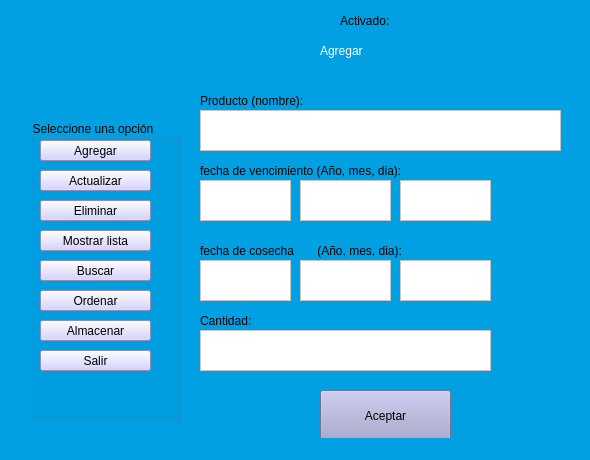
<?xml version="1.0" encoding="UTF-8"?>
<ui version="4.0">
 <class>MainWindow</class>
 <widget class="QMainWindow" name="MainWindow">
  <property name="geometry">
   <rect>
    <x>0</x>
    <y>0</y>
    <width>590</width>
    <height>460</height>
   </rect>
  </property>
  <property name="windowTitle">
   <string>MainWindow</string>
  </property>
  <property name="styleSheet">
   <string notr="true">background-color: rgb(0, 160, 227);
</string>
  </property>
  <widget class="QWidget" name="centralwidget">
   <widget class="QPushButton" name="pushButton">
    <property name="geometry">
     <rect>
      <x>320</x>
      <y>390</y>
      <width>131</width>
      <height>51</height>
     </rect>
    </property>
    <property name="styleSheet">
     <string notr="true">background-color: rgb(160, 160, 200);</string>
    </property>
    <property name="text">
     <string>Aceptar</string>
    </property>
   </widget>
   <widget class="QLabel" name="label">
    <property name="geometry">
     <rect>
      <x>200</x>
      <y>90</y>
      <width>211</width>
      <height>21</height>
     </rect>
    </property>
    <property name="text">
     <string>Producto (nombre):</string>
    </property>
    <property name="alignment">
     <set>Qt::AlignLeading|Qt::AlignLeft|Qt::AlignVCenter</set>
    </property>
   </widget>
   <widget class="QLabel" name="label_3">
    <property name="geometry">
     <rect>
      <x>200</x>
      <y>160</y>
      <width>211</width>
      <height>21</height>
     </rect>
    </property>
    <property name="text">
     <string>fecha de vencimiento (Año, mes, dia):</string>
    </property>
    <property name="alignment">
     <set>Qt::AlignLeading|Qt::AlignLeft|Qt::AlignVCenter</set>
    </property>
   </widget>
   <widget class="QLabel" name="label_4">
    <property name="geometry">
     <rect>
      <x>200</x>
      <y>240</y>
      <width>211</width>
      <height>21</height>
     </rect>
    </property>
    <property name="text">
     <string>fecha de cosecha       (Año, mes, dia):</string>
    </property>
    <property name="alignment">
     <set>Qt::AlignLeading|Qt::AlignLeft|Qt::AlignVCenter</set>
    </property>
   </widget>
   <widget class="QLabel" name="label_5">
    <property name="geometry">
     <rect>
      <x>200</x>
      <y>310</y>
      <width>211</width>
      <height>21</height>
     </rect>
    </property>
    <property name="text">
     <string>Cantidad:</string>
    </property>
    <property name="alignment">
     <set>Qt::AlignLeading|Qt::AlignLeft|Qt::AlignVCenter</set>
    </property>
   </widget>
   <widget class="QGroupBox" name="groupBox">
    <property name="geometry">
     <rect>
      <x>30</x>
      <y>120</y>
      <width>151</width>
      <height>301</height>
     </rect>
    </property>
    <property name="title">
     <string>Seleccione una opción</string>
    </property>
    <widget class="QPushButton" name="Agregar">
     <property name="geometry">
      <rect>
       <x>10</x>
       <y>20</y>
       <width>111</width>
       <height>21</height>
      </rect>
     </property>
     <property name="styleSheet">
      <string notr="true">background-color: rgb(200, 200, 255);</string>
     </property>
     <property name="text">
      <string>Agregar</string>
     </property>
    </widget>
    <widget class="QPushButton" name="Actualizar">
     <property name="geometry">
      <rect>
       <x>10</x>
       <y>50</y>
       <width>111</width>
       <height>21</height>
      </rect>
     </property>
     <property name="styleSheet">
      <string notr="true">background-color: rgb(200, 200, 255);</string>
     </property>
     <property name="text">
      <string>Actualizar</string>
     </property>
    </widget>
    <widget class="QPushButton" name="Eliminar">
     <property name="geometry">
      <rect>
       <x>10</x>
       <y>80</y>
       <width>111</width>
       <height>21</height>
      </rect>
     </property>
     <property name="styleSheet">
      <string notr="true">background-color: rgb(200, 200, 255);</string>
     </property>
     <property name="text">
      <string>Eliminar</string>
     </property>
    </widget>
    <widget class="QPushButton" name="Mostrar_Lista">
     <property name="geometry">
      <rect>
       <x>10</x>
       <y>110</y>
       <width>111</width>
       <height>21</height>
      </rect>
     </property>
     <property name="styleSheet">
      <string notr="true">background-color: rgb(200, 200, 255);</string>
     </property>
     <property name="text">
      <string>Mostrar lista</string>
     </property>
    </widget>
    <widget class="QPushButton" name="Buscar_elemento">
     <property name="geometry">
      <rect>
       <x>10</x>
       <y>140</y>
       <width>111</width>
       <height>21</height>
      </rect>
     </property>
     <property name="styleSheet">
      <string notr="true">background-color: rgb(0, 120, 255);
background-color: rgb(200, 200, 255);</string>
     </property>
     <property name="text">
      <string>Buscar</string>
     </property>
    </widget>
    <widget class="QPushButton" name="Ordenar">
     <property name="geometry">
      <rect>
       <x>10</x>
       <y>170</y>
       <width>111</width>
       <height>21</height>
      </rect>
     </property>
     <property name="styleSheet">
      <string notr="true">background-color: rgb(200, 200, 255);</string>
     </property>
     <property name="text">
      <string>Ordenar</string>
     </property>
    </widget>
    <widget class="QPushButton" name="Almacenar">
     <property name="geometry">
      <rect>
       <x>10</x>
       <y>200</y>
       <width>111</width>
       <height>21</height>
      </rect>
     </property>
     <property name="styleSheet">
      <string notr="true">background-color: rgb(200, 200, 255);</string>
     </property>
     <property name="text">
      <string>Almacenar</string>
     </property>
    </widget>
    <widget class="QPushButton" name="Salir">
     <property name="geometry">
      <rect>
       <x>10</x>
       <y>230</y>
       <width>111</width>
       <height>21</height>
      </rect>
     </property>
     <property name="styleSheet">
      <string notr="true">background-color: rgb(200, 200, 255);</string>
     </property>
     <property name="text">
      <string>Salir</string>
     </property>
    </widget>
   </widget>
   <widget class="QLabel" name="label_6">
    <property name="geometry">
     <rect>
      <x>30</x>
      <y>10</y>
      <width>241</width>
      <height>71</height>
     </rect>
    </property>
    <property name="styleSheet">
     <string notr="true">background-image: url(:/newPrefix/Logos_INPALPE/logo_INPALPE_azul.bmp);
background-image: url(:/newPrefix/Logos_INPALPE/logo_INPALPE_azul.bmp);</string>
    </property>
    <property name="text">
     <string/>
    </property>
    <property name="pixmap">
     <pixmap resource="ResoursesGUI.qrc">:/newPrefix/Logos_INPALPE/logo_INPALPE_azul.bmp</pixmap>
    </property>
    <property name="scaledContents">
     <bool>true</bool>
    </property>
    <property name="alignment">
     <set>Qt::AlignLeading|Qt::AlignLeft|Qt::AlignVCenter</set>
    </property>
   </widget>
   <widget class="QLabel" name="label_2">
    <property name="geometry">
     <rect>
      <x>340</x>
      <y>10</y>
      <width>211</width>
      <height>21</height>
     </rect>
    </property>
    <property name="text">
     <string>Activado:</string>
    </property>
    <property name="alignment">
     <set>Qt::AlignLeading|Qt::AlignLeft|Qt::AlignVCenter</set>
    </property>
   </widget>
   <widget class="QLabel" name="Etiqueta">
    <property name="geometry">
     <rect>
      <x>320</x>
      <y>30</y>
      <width>211</width>
      <height>41</height>
     </rect>
    </property>
    <property name="styleSheet">
     <string notr="true">color: rgb(255, 255, 255);</string>
    </property>
    <property name="text">
     <string>Agregar</string>
    </property>
    <property name="alignment">
     <set>Qt::AlignLeading|Qt::AlignLeft|Qt::AlignVCenter</set>
    </property>
   </widget>
   <widget class="QTextEdit" name="textEdit">
    <property name="geometry">
     <rect>
      <x>200</x>
      <y>110</y>
      <width>361</width>
      <height>41</height>
     </rect>
    </property>
    <property name="styleSheet">
     <string notr="true">background-color: rgb(255, 255, 255);</string>
    </property>
   </widget>
   <widget class="QTextEdit" name="textEdit_2">
    <property name="geometry">
     <rect>
      <x>200</x>
      <y>180</y>
      <width>91</width>
      <height>41</height>
     </rect>
    </property>
    <property name="styleSheet">
     <string notr="true">background-color: rgb(255, 255, 255);</string>
    </property>
   </widget>
   <widget class="QTextEdit" name="textEdit_3">
    <property name="geometry">
     <rect>
      <x>300</x>
      <y>180</y>
      <width>91</width>
      <height>41</height>
     </rect>
    </property>
    <property name="styleSheet">
     <string notr="true">background-color: rgb(255, 255, 255);</string>
    </property>
   </widget>
   <widget class="QTextEdit" name="textEdit_4">
    <property name="geometry">
     <rect>
      <x>400</x>
      <y>180</y>
      <width>91</width>
      <height>41</height>
     </rect>
    </property>
    <property name="styleSheet">
     <string notr="true">background-color: rgb(255, 255, 255);</string>
    </property>
   </widget>
   <widget class="QTextEdit" name="textEdit_5">
    <property name="geometry">
     <rect>
      <x>300</x>
      <y>260</y>
      <width>91</width>
      <height>41</height>
     </rect>
    </property>
    <property name="styleSheet">
     <string notr="true">background-color: rgb(255, 255, 255);</string>
    </property>
   </widget>
   <widget class="QTextEdit" name="textEdit_6">
    <property name="geometry">
     <rect>
      <x>400</x>
      <y>260</y>
      <width>91</width>
      <height>41</height>
     </rect>
    </property>
    <property name="styleSheet">
     <string notr="true">background-color: rgb(255, 255, 255);</string>
    </property>
   </widget>
   <widget class="QTextEdit" name="textEdit_7">
    <property name="geometry">
     <rect>
      <x>200</x>
      <y>260</y>
      <width>91</width>
      <height>41</height>
     </rect>
    </property>
    <property name="styleSheet">
     <string notr="true">background-color: rgb(255, 255, 255);</string>
    </property>
   </widget>
   <widget class="QTextEdit" name="textEdit_8">
    <property name="geometry">
     <rect>
      <x>200</x>
      <y>330</y>
      <width>291</width>
      <height>41</height>
     </rect>
    </property>
    <property name="styleSheet">
     <string notr="true">background-color: rgb(255, 255, 255);</string>
    </property>
   </widget>
  </widget>
  <widget class="QStatusBar" name="statusbar"/>
 </widget>
 <resources>
  <include location="ResoursesGUI.qrc"/>
 </resources>
 <connections/>
</ui>
